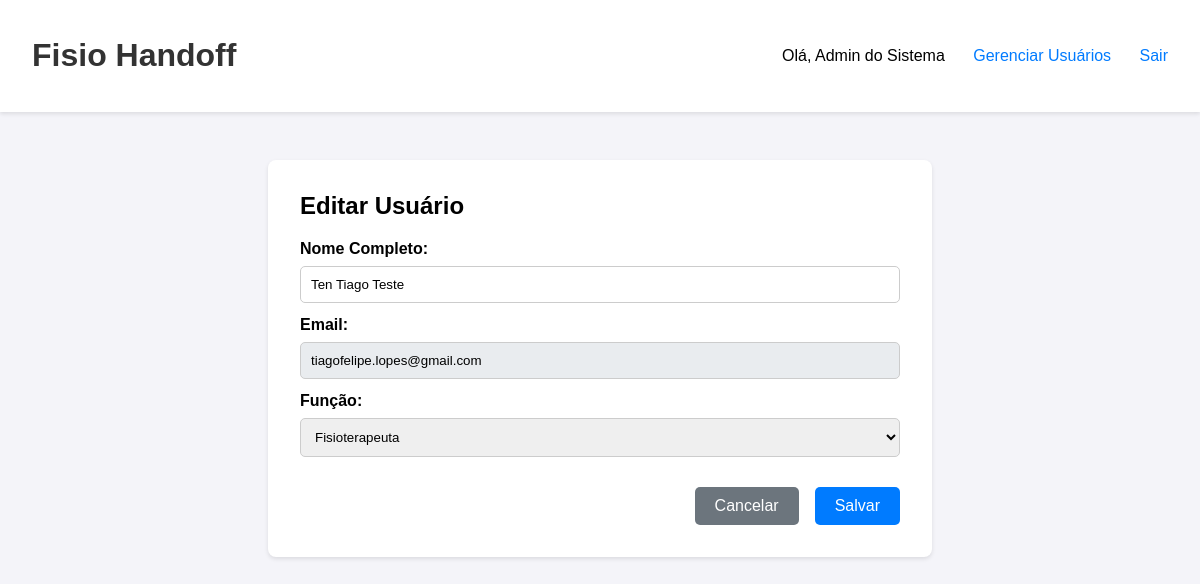
Page /admin/usuarios/editar/2 (signed in) on the committed database.
### tables this page shows
CREATE TABLE usuarios (
        id INTEGER PRIMARY KEY AUTOINCREMENT,
        nome_completo TEXT NOT NULL,
        email TEXT NOT NULL UNIQUE,
        senha_hash TEXT NOT NULL,
        funcao TEXT NOT NULL DEFAULT 'fisioterapeuta'
    );

### app.py (the view, shortened to what this page needs)
@app.route('/admin/usuarios/editar/<int:usuario_id>', methods=['GET', 'POST'])
@login_required
@admin_required
def editar_usuario(usuario_id):
    conn = get_db_connection()
    usuario = conn.execute('SELECT * FROM usuarios WHERE id = ?', (usuario_id,)).fetchone()
    if usuario is None:
        flash('Usuário não encontrado.', 'error')
        conn.close()
        return redirect(url_for('lista_usuarios'))
    conn.close()
    return render_template('admin/form_usuario.html', usuario=usuario)

### app.py (called while the page is built)
def admin_required(f):
    @wraps(f)
    def decorated_function(*args, **kwargs):
        if not current_user.is_authenticated or current_user.funcao != 'admin':
            flash('Acesso negado. Você precisa ser um administrador para ver esta página.', 'error')
            return redirect(url_for('painel_diario'))
        return f(*args, **kwargs)
    return decorated_function

@login_manager.user_loader
def load_user(user_id):
    conn = get_db_connection()
    user_data = conn.execute('SELECT * FROM usuarios WHERE id = ?', (user_id,)).fetchone()
    conn.close()
    if user_data:
        return Usuario(id=user_data['id'], nome_completo=user_data['nome_completo'], email=user_data['email'], funcao=user_data['funcao'])
    return None

def get_db_connection():
    conn = sqlite3.connect(DB_NAME)
    conn.row_factory = sqlite3.Row
    return conn

### templates/admin/form_usuario.html (shortened to what this page needs)
{% extends 'base.html' %}
{% block content %}
<div class="form-container">
    <h2>{% if usuario %}Editar Usuário{% else %}Criar Novo Usuário{% endif %}</h2>
    <form method="POST" action="{{ url_for('editar_usuario', usuario_id=usuario['id']) if usuario else url_for('criar_usuario') }}">
        <div>
            <label for="nome_completo">Nome Completo:</label>
            <input type="text" id="nome_completo" name="nome_completo" value="{{ usuario['nome_completo'] if usuario else '' }}" required>
        </div>
        <div>
            <label for="email">Email:</label>
            <input type="email" id="email" name="email" value="{{ usuario['email'] if usuario else '' }}" {% if usuario %}readonly{% endif %} required>
        </div>
        <div>
            <label for="funcao">Função:</label>
            <select id="funcao" name="funcao" required>
                <option value="fisioterapeuta" {% if usuario and usuario['funcao'] == 'fisioterapeuta' %}selected{% endif %}>Fisioterapeuta</option>
            </select>
        </div>
        <div class="form-actions">
            <a href="{{ url_for('lista_usuarios') }}" class="btn btn-secondary">Cancelar</a>
            <button type="submit" class="btn btn-primary">Salvar</button>
        </div>
    </form>
</div>
{% endblock %}

### templates/base.html (shortened to what this page needs)
<!DOCTYPE html>
<html lang="pt-br">
<head>
</head>
<body>
    <header class="header">
        <h1><a href="{{ url_for('painel_diario') }}">Fisio Handoff</a></h1>
        <nav class="header-nav">
    {% if current_user.is_authenticated %}
        <span>Olá, {{ current_user.nome_completo }}</span>
        {% if current_user.funcao == 'admin' %}
            {% if request.endpoint == 'lista_usuarios' %}
                <a href="{{ url_for('painel_diario') }}">Painel de Trabalho</a>
            {% else %}
                <a href="{{ url_for('lista_usuarios') }}">Gerenciar Usuários</a>
            {% endif %}
        {% endif %}
        <a href="{{ url_for('logout') }}">Sair</a>
    {% endif %}
</nav>
    </header>
    <main class="container">
        {% block content %}{% endblock %}
    </main>
</body>
</html>

### templates/base.html (style rules this page uses)
body { font-family: Arial, sans-serif; margin: 0; background-color: #f4f4f9; }
.container { max-width: 1200px; margin: 0 auto; padding: 2em; }
.header { display: flex; justify-content: space-between; align-items: center; background-color: #fff; padding: 1em 2em; box-shadow: 0 2px 4px rgba(0,0,0,0.1); }
.header h1 a { color: #333; text-decoration: none; }
.header-nav a { color: #007bff; text-decoration: none; margin-left: 1.5em; }

### templates/admin/form_usuario.html (style rules this page uses)
.form-container { max-width: 600px; margin: 1em auto; background-color: #fff; padding: 2em; border-radius: 8px; box-shadow: 0 2px 4px rgba(0,0,0,0.1); }
.form-container h2 { margin-top: 0; }
label { display: block; margin-bottom: 0.5em; font-weight: bold; }
input, select { width: 100%; padding: 10px; margin-bottom: 1em; border-radius: 5px; border: 1px solid #ccc; box-sizing: border-box; }
input[readonly] { background-color: #e9ecef; }
.form-actions { display: flex; justify-content: flex-end; gap: 1em; margin-top: 1em; }
.btn { padding: 10px 20px; border: none; border-radius: 5px; cursor: pointer; color: white; text-decoration: none; font-size: 1em; }
.btn-primary { background-color: #007bff; }
.btn-secondary { background-color: #6c757d; }

### rows in the picture
usuarios: nome_completo "Admin do Sistema"
usuarios: nome_completo "Ten Tiago Teste", email "tiagofelipe.lopes@gmail.com", funcao "Fisioterapeuta"
